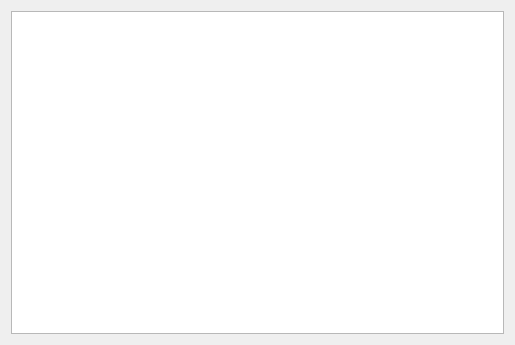
<?xml version="1.0" encoding="UTF-8"?>
<ui version="4.0">
 <class>ConnectionDialog</class>
 <widget class="QDialog" name="ConnectionDialog">
  <property name="geometry">
   <rect>
    <x>0</x>
    <y>0</y>
    <width>515</width>
    <height>345</height>
   </rect>
  </property>
  <property name="windowTitle">
   <string>Dialog</string>
  </property>
  <layout class="QGridLayout" name="gridLayout">
   <item row="0" column="0">
    <widget class="QTextEdit" name="textEdit"/>
   </item>
  </layout>
 </widget>
 <resources/>
 <connections/>
</ui>
